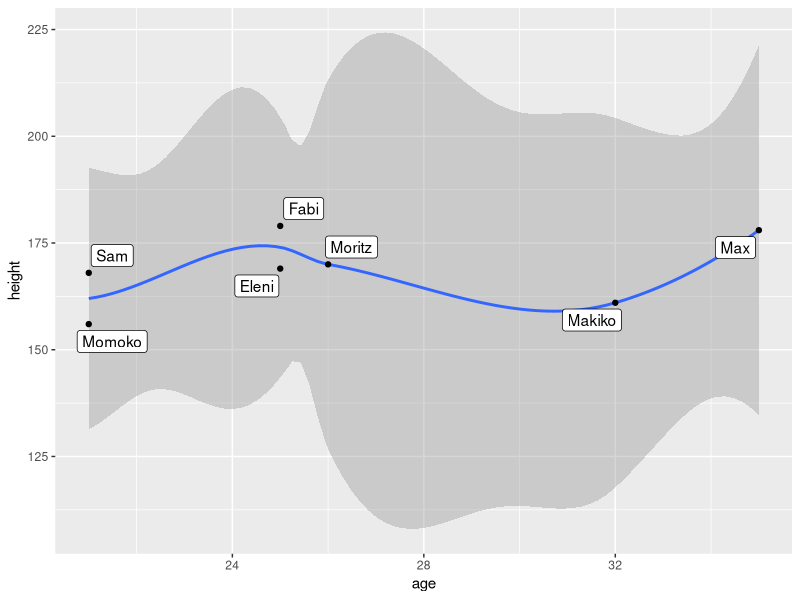

Reproduce this figure in R.
study <- data.frame(
  name = c(
    "Moritz","Eleni","Momoko","Fabi","Makiko","Sam","Max"
  ),
  shoesize = c(
    42, 40, 37, 43, 36, 37, 42.5
  ),
  height = c(
    170, 169, 156, 179, 161, 168, 178
  ),
  age = c(26, 25, 21, 25, 32, 21, 35),
  studys_major = c(
    "Geography", "Sociology", "Germanistic", "Sociology", "Sociology", "DigiHums", NA
  ),
  earlobe_attached = c(TRUE, FALSE, TRUE, FALSE, TRUE, FALSE, FALSE),
  diopter = c(-1.75, -3.75, NA, NA, NA, -6.75, NA),

  stringsAsFactors = FALSE
)

# predicate are functions that produce TRUE/FALSE values
study[study$shoesize < 40 & study$studys_major == "Sociology", ]

library(ggplot2)
library(ggrepel)
g <- ggplot(
  data = study,
  mapping = aes(
    x = age,
    y = height,
    label = name
  )
)
g <- g + geom_smooth()
g <- g + geom_point()
g <- g + ggrepel::geom_label_repel()

g
